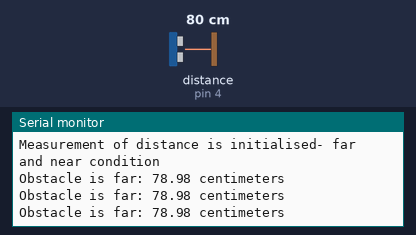
This sketch was run on a simulated Arduino Uno, built with avr-gcc and run on an emulated ATmega328P. Parts: the last lines printed to the serial monitor. Wiring (inferred from the names in the program): ultrasonic range finder: trigger pin 3; echo pin 4. The inputs (shaded band) are chosen by the test bench; at power-on: distance to the obstacle (sensor on pin 4) 80 cm. The echo pulse lasts 58.3 µs per cm.

Above: at 1.3 s.
1.4 s: distance to the obstacle (sensor on pin 4) set to 55 cm
At 2.2 s:
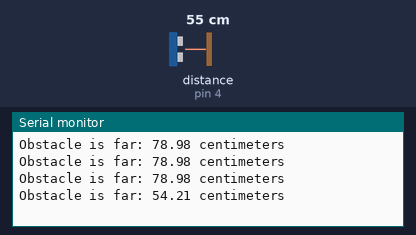
2.9 s: distance to the obstacle (sensor on pin 4) set to 45 cm
At 3.9 s:
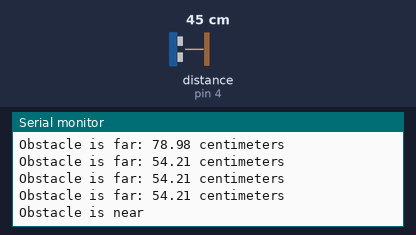

The sketch:

1utrasens.ino
```cpp
#include <SoftwareSerial.h>
const int TRIG_PIN=3;
const int ECHO_PIN=4;
const int threshold=50;
SoftwareSerial tts(3,4);

void setup(){
  Serial.begin(9600);
  tts.begin(9600);
  pinMode(TRIG_PIN,OUTPUT);
  pinMode(ECHO_PIN,INPUT);
  Serial.println("Measurement of distance is initialised- far and near condition");
}

void loop(){
  long duration;
  float distance;

  digitalWrite(TRIG_PIN,LOW);
  delayMicroseconds(2);
  digitalWrite(TRIG_PIN,HIGH);
  delayMicroseconds(10);
  digitalWrite(TRIG_PIN,LOW);

  duration=pulseIn(ECHO_PIN,HIGH);
  distance=(duration*0.034)/2;

  if(distance<=threshold){
    Serial.println("Obstacle is near");
    tts.println("Obstacle is detected in 50 centimetres range");
  } else {
    Serial.print("Obstacle is far: ");
    Serial.print(distance);
    Serial.println(" centimeters");
    tts.println("Obstacle is far and not in the range of 50 centimetres");
  }
  delay(500);
}
```

Measured:
- the behaviour switches between 51 and 50 cm on distance to the obstacle (sensor on pin 4) (found by bisection; images 1 and 2)
- after the input at 1.4 s, the serial monitor: prints a new line after 0.33 s (image 1)
- after the input at 2.9 s, the serial monitor: prints a new line after 0.52 s (image 2)
